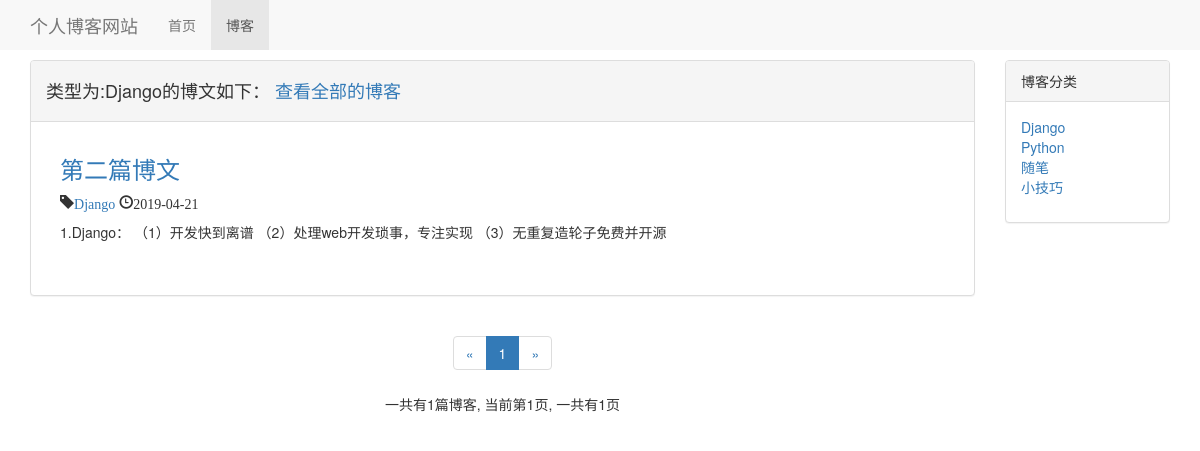
The app's page /blog/blog_with_type/1, older data.
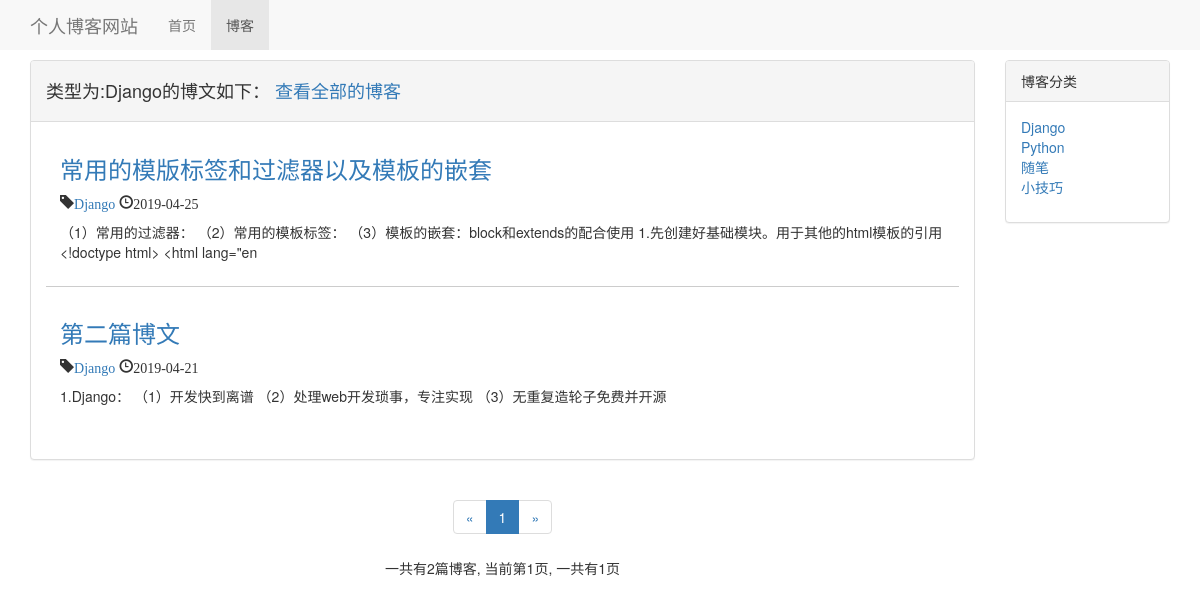
The same page, newer data.
### blog/models.py (models this page shows, shortened)
class Blog(models.Model):
    title = models.CharField(max_length=50)
    blog_type = models.ForeignKey(BlogType, on_delete=models.DO_NOTHING)
    content = models.TextField()
    author = models.ForeignKey(User, on_delete=models.DO_NOTHING)
    created_time = models.DateTimeField(auto_now_add=True)
    last_update_time = models.DateTimeField(auto_now=True)
    is_delete = models.BooleanField(default=False)
    class Meta:
        ordering = ['-created_time']  # 按照创建时间新到旧进行排序

class BlogType(models.Model):
    blog_type = models.CharField(max_length=15)
    def __str__(self):
        return self.blog_type

### blog/views.py (the view)
# urls.py: path('blog_with_type/<int:blog_type_pk>', views.Blog_with_type, name='blog_with_type'),
def Blog_with_type(request, blog_type_pk):
    context ={}
    blog_type_name = get_object_or_404(BlogType, pk=blog_type_pk)
    blog_with_type_all = Blog.objects.filter(blog_type=blog_type_name)
    paginator = Paginator(blog_with_type_all, settings.EACH_PAGE_BLOG_NUMBER)
    page_num = request.GET.get('page', 1)
    page_of_blogs = paginator.get_page(page_num)
    current_page_num = page_of_blogs.number
    page_list = list(range(max(current_page_num - 2, 1), min(paginator.num_pages + 1, current_page_num + 3)))
    if page_list[0] - 1 >= 2:
        page_list.insert(0, '...')
    if paginator.num_pages - page_list[-1] >= 2:
        page_list.append('...')
    if page_list[0] != 1:
        page_list.insert(0, 1)
    if page_list[-1] != paginator.num_pages:
        page_list.append(paginator.num_pages)
    context['total_page'] = paginator.num_pages
    context['page_list'] = page_list
    context['page_of_blogs'] = page_of_blogs
    context['blogs_type'] = blog_type_name
    context['blog_type_pk'] = blog_type_pk
    context['blog_count'] = paginator.count
    context['blog_type'] = BlogType.objects.all()
    return render(request, 'blog/blog_with_type.html', context)

### blog/templates/blog/blog_with_type.html (shortened to what this page needs)
{% extends 'blog/blog_list.html' %}
{% block blog_list_type %}
    <div>
        <h4>类型为:{{ blogs_type }}的博文如下： <a href="{% url 'blog_list' %}">查看全部的博客</a></h4>
    </div>
{% endblock %}

### blog/templates/blog/blog_list.html (shortened to what the changed rows need)
{% extends 'base.html' %}
{% load staticfiles %}
{% block header_extends %}
    <link rel="stylesheet" href="{% static 'blog.css' %}">
{% endblock %}
{% block content %}
    <div class="container">
        <div class="row">
            <div class="col-xs-12 col-sm-8 col-md-9 col-lg-10">
                <div class="panel panel-default">
                    <div class="panel-heading">
                        {% block blog_list_type %}{% endblock %}
                    </div>
                    <div class="panel-body">
                        <ul style="list-style-type: none">
                            {% for blog in page_of_blogs %}
                                <div class="blog">
                                    <h3><a href="{% url 'blog_detail' blog.pk %}">{{ blog.title }}</a></h3>
                                    <p class="blog-info">
                                        <span class="glyphicon glyphicon-tag"><a href="{% url 'blog_with_type' blog.blog_type.pk %}">{{ blog.blog_type }}</a></span>
                                        <span class="glyphicon glyphicon-time">{{ blog.created_time | date:'Y-m-d' }}</span>
                                    </p>
                                    <p>{{ blog.content | truncatechars:120 }}</p>
                                </div>
                            {% empty %}
                                <div class="blog">
                                    <h3>--暂无博客敬请期待--</h3>
                                </div>
                            {% endfor %}
                        </ul>
                    </div>
                </div>
                <div class="paginator">
                    <ul class="pagination">
                        <li>
                        </li>
                            {% for page_num in page_list %}
                                {% if page_num == page_of_blogs.number%}
                                    <li class="active"><span>{{ page_num }}</span></li>
                                {% elif page_num == '...'%}
                                    <li><span>{{ page_num }}</span></li>
                                {% else %}
                                    <li><a href="?page={{ page_num }}">{{ page_num }}</a></li>
                                {% endif %}
                            {% endfor %}
                        <li>
                        </li>
                    </ul>
                    <p>
                        一共有{{ blog_count }}篇博客, 当前第{{ page_of_blogs.number }}页, 一共有{{ total_page }}页
                    </p>
                </div>
            </div>
            <div class="hidden-xs col-sm-4 col-md-3 col-lg-2">
                <div class="panel panel-default">
                    <div class="panel-body">
                        <ul class="blog-types">
                            {% for blog_type in blog_type %}
                                <li><a href="{% url 'blog_with_type' blog_type.pk %}">{{ blog_type.blog_type }}</a></li>
                            {% empty %}
                                <li>暂无分类</li>
                            {% endfor %}
                        </ul>
                    </div>
                </div>
            </div>
        </div>
    </div>
{% endblock %}

Row changes from the older to the newer data that the page shows:
added Blog: title "常用的模版标签和过滤器以及模板的嵌套", blog_type "Django", created_time "2019-04-25", content "（1）常用的过滤器： （2）常用的模板标签： （3）模板的嵌套：block和extends的配合使用 1.先创建好基础模块。用于其他的html模板的引用 <!doctype html> <html lang=\"en"
Text that changed along with them:
{{ blog_count }}: "1" → "2"
